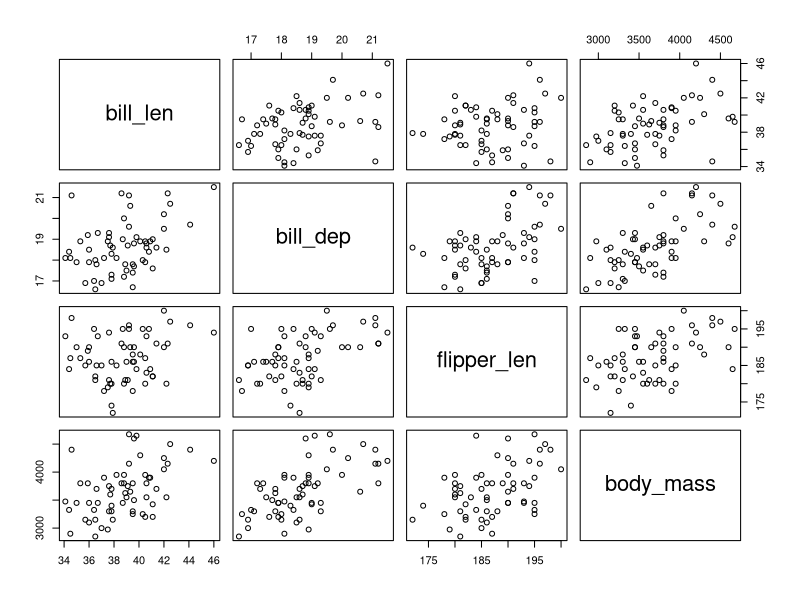

Write the R code that produced this figure. (Note: this script raises an error after producing the figure.)


# Para datos con distribucion normal
# Area: Estadistica Parametrica
# Utilizamos la matriz "penguins.xlsx"

#---------------------------------------------------------
#     Coeficiente de correlacion de Pearson
#---------------------------------------------------------

#1.- Seleccionamos las variables que vayamos a correlacionar
str(penguins)
penguins$especie

# 2.- Se seleccionan las filas 1 a la 61 que corresponden a la 
# especie Adeli y las variables cuantitativas.
adeli<-penguins[1:61,3:6]

# 3.- VisualizaciÃ³n de la matriz
View(adeli)


#4.- Generacion del grafico de correlacion
plot(adeli)

# 5.- Calculo de la correlacion de pearson
cor(adeli)

# 6.- Organizacion visual de la tabla de correlaciones
#6.1.- Se genera un nuevo objeto con el nombre de pearson
pearson<-cor(adeli)

#6.2.- Se abre la libreria knitr
library(knitr)

#6.3.- Se utiliza la funcion kable
kable(pearson)


#--------------------------------------------------
#      Correlacion de Spearman
#--------------------------------------------------

# Para datos con distribucion NO Normal
# Area: Estadistica NO Parametrica
# Se utiliza la matriz marvel_dc.csv

# 1.- Identificar las variables cuantitativas
str(marvel_dc)

# 2.- Nombre y posición de la variable
colnames(marvel_dc)

# 3.- Seleccionar las variables:
# rate, minutos, budget y gross.worldwide
marvel<-marvel_dc[,c(4,6,8,11)]

# 4.- Verificar que el nombre de las variables 
# esten correctas
colnames(marvel)

# 5.- Realizar un plot de exploracion
plot(marvel)


# 6.- Realizar la correlación de spearman
spearman<-cor(marvel, method = "spearman")

# 6.1.- Visualizar el objeto
spearman


#7.- Se utiliza la funcion kable para tabla en 
# formato markdown.
table(spearman)
